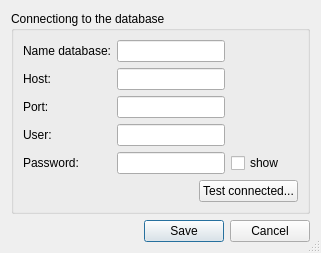
<?xml version="1.0" encoding="UTF-8"?>
<ui version="4.0">
 <class>SettingsDialog</class>
 <widget class="QDialog" name="SettingsDialog">
  <property name="geometry">
   <rect>
    <x>0</x>
    <y>0</y>
    <width>321</width>
    <height>233</height>
   </rect>
  </property>
  <property name="windowTitle">
   <string>Settings</string>
  </property>
  <property name="sizeGripEnabled">
   <bool>true</bool>
  </property>
  <layout class="QGridLayout" name="gridLayout">
   <item row="0" column="0" colspan="2">
    <widget class="QGroupBox" name="groupBox">
     <property name="title">
      <string>Connectiong to the database</string>
     </property>
     <property name="flat">
      <bool>true</bool>
     </property>
     <layout class="QGridLayout" name="gridLayout_2">
      <item row="0" column="0" colspan="2">
       <widget class="QLabel" name="label_10">
        <property name="sizePolicy">
         <sizepolicy hsizetype="Maximum" vsizetype="Preferred">
          <horstretch>0</horstretch>
          <verstretch>0</verstretch>
         </sizepolicy>
        </property>
        <property name="text">
         <string>Name database:</string>
        </property>
        <property name="buddy">
         <cstring>nameDatabaseLineEdit</cstring>
        </property>
       </widget>
      </item>
      <item row="0" column="2">
       <widget class="QLineEdit" name="nameDatabaseLineEdit"/>
      </item>
      <item row="1" column="0">
       <widget class="QLabel" name="label_5">
        <property name="sizePolicy">
         <sizepolicy hsizetype="Maximum" vsizetype="Preferred">
          <horstretch>0</horstretch>
          <verstretch>0</verstretch>
         </sizepolicy>
        </property>
        <property name="text">
         <string>Host:</string>
        </property>
        <property name="buddy">
         <cstring>hostServerDatabaseLineEdit</cstring>
        </property>
       </widget>
      </item>
      <item row="1" column="2">
       <widget class="QLineEdit" name="hostServerDatabaseLineEdit"/>
      </item>
      <item row="2" column="0">
       <widget class="QLabel" name="label_9">
        <property name="sizePolicy">
         <sizepolicy hsizetype="Maximum" vsizetype="Preferred">
          <horstretch>0</horstretch>
          <verstretch>0</verstretch>
         </sizepolicy>
        </property>
        <property name="text">
         <string>Port:</string>
        </property>
        <property name="buddy">
         <cstring>portServerDatabaseLineEdit</cstring>
        </property>
       </widget>
      </item>
      <item row="2" column="2">
       <widget class="QLineEdit" name="portServerDatabaseLineEdit"/>
      </item>
      <item row="3" column="0">
       <widget class="QLabel" name="label_8">
        <property name="sizePolicy">
         <sizepolicy hsizetype="Maximum" vsizetype="Preferred">
          <horstretch>0</horstretch>
          <verstretch>0</verstretch>
         </sizepolicy>
        </property>
        <property name="text">
         <string>User:</string>
        </property>
        <property name="buddy">
         <cstring>userLineEdit</cstring>
        </property>
       </widget>
      </item>
      <item row="3" column="2">
       <widget class="QLineEdit" name="userLineEdit"/>
      </item>
      <item row="4" column="0" colspan="2">
       <widget class="QLabel" name="label_7">
        <property name="sizePolicy">
         <sizepolicy hsizetype="Maximum" vsizetype="Preferred">
          <horstretch>0</horstretch>
          <verstretch>0</verstretch>
         </sizepolicy>
        </property>
        <property name="text">
         <string>Password:</string>
        </property>
        <property name="buddy">
         <cstring>passwordLineEdit</cstring>
        </property>
       </widget>
      </item>
      <item row="4" column="2">
       <widget class="QLineEdit" name="passwordLineEdit">
        <property name="echoMode">
         <enum>QLineEdit::Password</enum>
        </property>
       </widget>
      </item>
      <item row="4" column="3">
       <widget class="QCheckBox" name="showPasswordCheckBox">
        <property name="text">
         <string>show</string>
        </property>
       </widget>
      </item>
      <item row="5" column="0" colspan="4">
       <layout class="QHBoxLayout" name="horizontalLayout_2">
        <item>
         <widget class="QLabel" name="statusConnectLabel">
          <property name="sizePolicy">
           <sizepolicy hsizetype="Expanding" vsizetype="Preferred">
            <horstretch>0</horstretch>
            <verstretch>0</verstretch>
           </sizepolicy>
          </property>
          <property name="text">
           <string/>
          </property>
          <property name="alignment">
           <set>Qt::AlignCenter</set>
          </property>
         </widget>
        </item>
        <item>
         <widget class="QPushButton" name="testConnectedButton">
          <property name="text">
           <string>Test connected...</string>
          </property>
          <property name="autoDefault">
           <bool>false</bool>
          </property>
         </widget>
        </item>
       </layout>
      </item>
      <item row="6" column="1">
       <spacer name="verticalSpacer">
        <property name="orientation">
         <enum>Qt::Vertical</enum>
        </property>
        <property name="sizeHint" stdset="0">
         <size>
          <width>20</width>
          <height>40</height>
         </size>
        </property>
       </spacer>
      </item>
      <item row="2" column="3">
       <spacer name="horizontalSpacer_3">
        <property name="orientation">
         <enum>Qt::Horizontal</enum>
        </property>
        <property name="sizeHint" stdset="0">
         <size>
          <width>40</width>
          <height>20</height>
         </size>
        </property>
       </spacer>
      </item>
     </layout>
    </widget>
   </item>
   <item row="1" column="0" colspan="2">
    <layout class="QHBoxLayout" name="horizontalLayout">
     <item>
      <spacer name="horizontalSpacer">
       <property name="orientation">
        <enum>Qt::Horizontal</enum>
       </property>
       <property name="sizeHint" stdset="0">
        <size>
         <width>162</width>
         <height>20</height>
        </size>
       </property>
      </spacer>
     </item>
     <item>
      <widget class="QPushButton" name="saveButton">
       <property name="text">
        <string>Save</string>
       </property>
      </widget>
     </item>
     <item>
      <widget class="QPushButton" name="cancelButton">
       <property name="text">
        <string>Cancel</string>
       </property>
       <property name="autoDefault">
        <bool>false</bool>
       </property>
      </widget>
     </item>
    </layout>
   </item>
  </layout>
 </widget>
 <tabstops>
  <tabstop>nameDatabaseLineEdit</tabstop>
  <tabstop>hostServerDatabaseLineEdit</tabstop>
  <tabstop>portServerDatabaseLineEdit</tabstop>
  <tabstop>userLineEdit</tabstop>
  <tabstop>passwordLineEdit</tabstop>
  <tabstop>showPasswordCheckBox</tabstop>
  <tabstop>testConnectedButton</tabstop>
  <tabstop>saveButton</tabstop>
  <tabstop>cancelButton</tabstop>
 </tabstops>
 <resources/>
 <connections>
  <connection>
   <sender>cancelButton</sender>
   <signal>clicked()</signal>
   <receiver>SettingsDialog</receiver>
   <slot>reject()</slot>
   <hints>
    <hint type="sourcelabel">
     <x>313</x>
     <y>223</y>
    </hint>
    <hint type="destinationlabel">
     <x>175</x>
     <y>63</y>
    </hint>
   </hints>
  </connection>
 </connections>
</ui>
